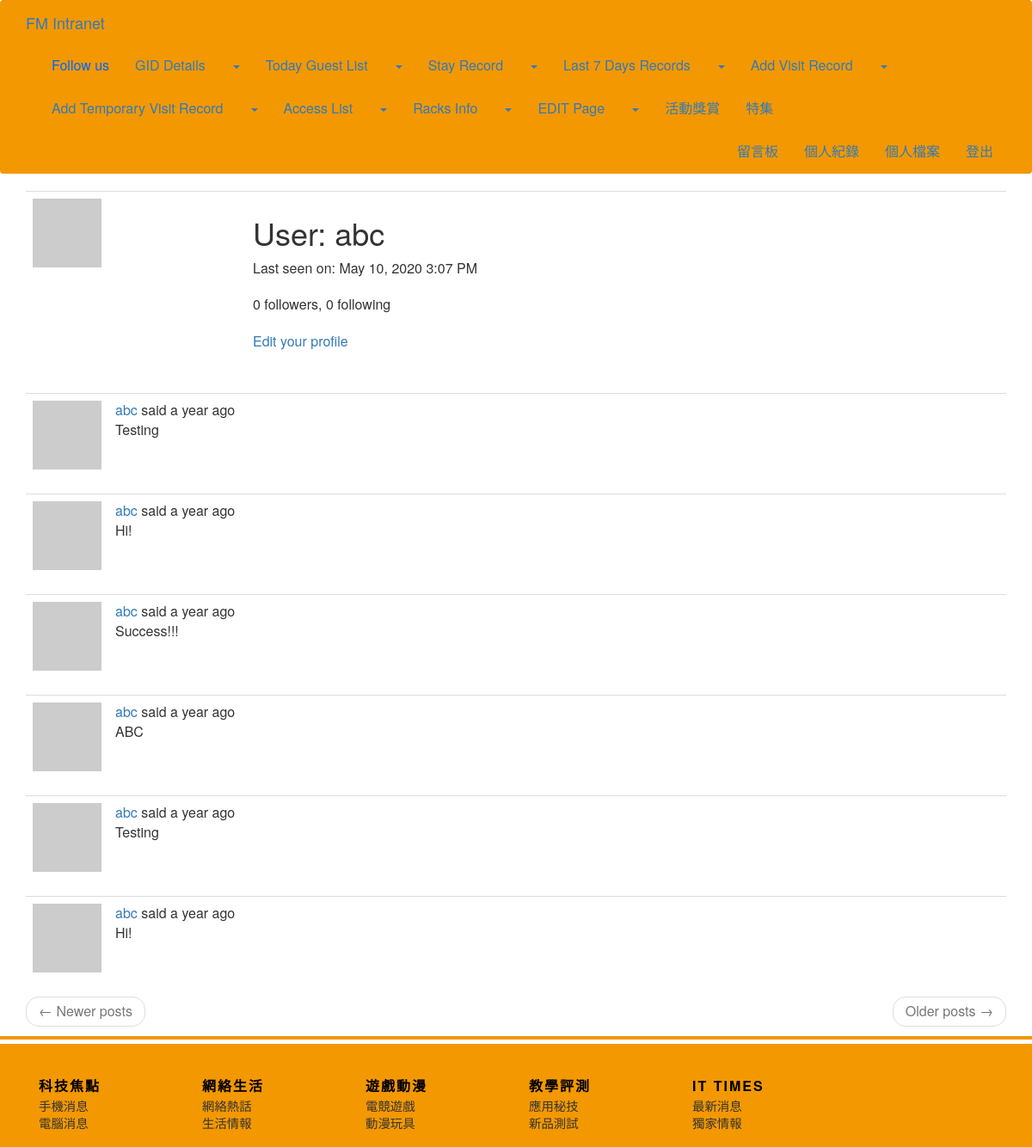
Page /user/abc (signed in) on the earlier database version.
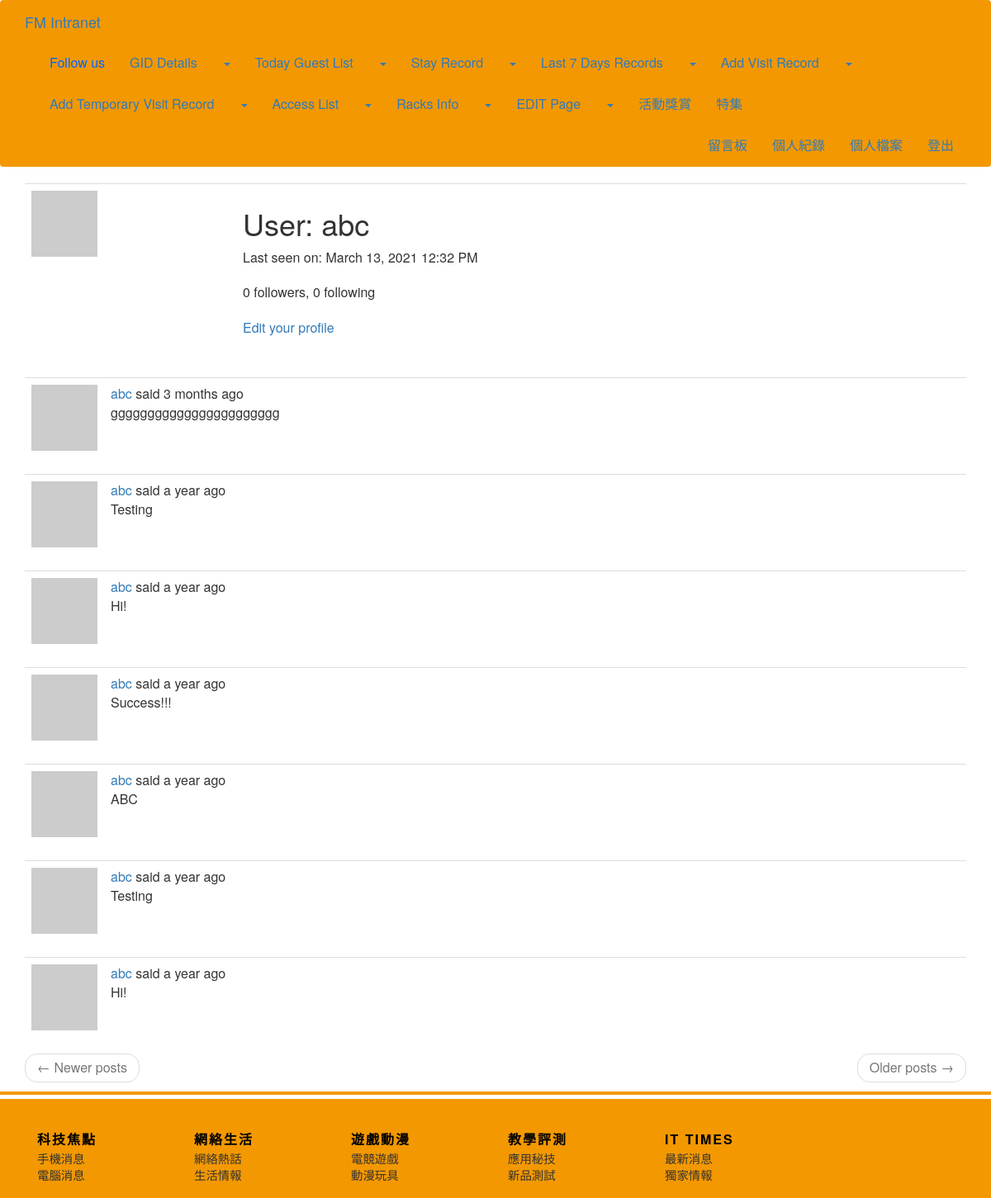
Same page on the later database version.
### app/models.py (models this page shows, shortened)
class User(UserMixin, db.Model):
    id = db.Column(db.Integer, primary_key=True)
    username = db.Column(db.String(64), index=True, unique=True)
    email = db.Column(db.String(120), index=True, unique=True)
    password_hash = db.Column(db.String(128))
    posts = db.relationship('Post', backref='author', lazy='dynamic')
    about_me = db.Column(db.String(140))
    last_seen = db.Column(db.DateTime, default=datetime.utcnow)
    followed = db.relationship(
        'User', secondary=followers,
        primaryjoin=(followers.c.follower_id == id),
        secondaryjoin=(followers.c.followed_id == id),
        backref=db.backref('followers', lazy='dynamic'), lazy='dynamic')
    def avatar(self, size):
        digest = md5(self.email.lower().encode('utf-8')).hexdigest()
        return 'https://www.gravatar.com/avatar/{}?d=identicon&s={}'.format(
            digest, size)

class Post(db.Model):
    id = db.Column(db.Integer, primary_key=True)
    body = db.Column(db.String(140))
    timestamp = db.Column(db.DateTime, index=True, default=datetime.utcnow)
    user_id = db.Column(db.Integer, db.ForeignKey('user.id'))

### app/main/routes.py (the view)
@bp.route('/user/<username>')
@login_required
def user(username):
    user = User.query.filter_by(username=username).first_or_404()
    page = request.args.get('page', 1, type=int)
    posts = user.posts.order_by(Post.timestamp.desc()).paginate(
        page, current_app.config['POSTS_PER_PAGE'], False)
    next_url = url_for('main.user', username=user.username, page=posts.next_num) \
        if posts.has_next else None
    prev_url = url_for('main.user', username=user.username, page=posts.prev_num) \
        if posts.has_prev else None
    return render_template('user.html', user=user, posts=posts.items,
                           next_url=next_url, prev_url=prev_url)

### app/main/routes.py (called while the page is built)
@bp.before_request
def before_request():
    if current_user.is_authenticated:
        current_user.last_seen = datetime.utcnow()
        db.session.commit()
    g.locale = str(get_locale())

### app/models.py (called while the page is built)
@login.user_loader
def load_user(id):
    return User.query.get(int(id))

### app/templates/user.html (shortened to what this page needs)
{% extends "base.html" %}
{% block current_app_content %}
    <table class="table table-hover">
        <tr>
            <td width="256px"><img src="{{ user.avatar(256) }}"></td>
            <td>
                <h1>{{ _('User') }}: {{ user.username }}</h1>
                {% if user.last_seen %}
                    <p>{{ _('Last seen on') }}: {{ moment(user.last_seen).format('LLL') }}</p>
                {% endif %}
                <p>{{ _('%(count)d followers', count=user.followers.count()) }}, {{ _('%(count)d following', count=user.followed.count()) }}</p>
                {% if user == current_user %}
                    <p><a href="{{ url_for('main.edit_profile') }}">{{ _('Edit your profile') }}</a></p>
                {% elif not current_user.is_following(user) %}
                    <p><a href="{{ url_for('main.follow', username=user.username) }}">{{ _('Follow') }}</a></p>
                {% else %}
                    <p><a href="{{ url_for('main.unfollow', username=user.username) }}">{{ _('Unfollow') }}</a></p>
                {% endif %}
            </td>
        </tr>
    </table>
    {% for post in posts %}
        {% include '_post.html' %}
    {% endfor %}
    <nav aria-label="...">
        <ul class="pager">
            <li class="previous{% if not prev_url %} disabled{% endif %}">
                <a href="{{ prev_url or '#' }}">
                    <span aria-hidden="true">&larr;</span> {{ _('Newer posts') }}
                </a>
            </li>
            <li class="next{% if not next_url %} disabled{% endif %}">
                <a href="{{ next_url or '#' }}">
                    {{ _('Older posts') }} <span aria-hidden="true">&rarr;</span>
                </a>
            </li>
        </ul>
    </nav>
{% endblock %}

### app/templates/base.html (shortened to what this page needs)
{% extends 'bootstrap/base.html' %}
{% block styles %}
    {{super()}}
    <link type="text/css" rel="stylesheet" href="{{ url_for('static', filename='navbar.css') }}"/>
    <link type="text/css" rel="stylesheet" href="{{ url_for('static', filename='footer.css') }}"/>
    <link type="text/css" rel="stylesheet" href="{{ url_for('static', filename='ez.css') }}"/>
    <link type="text/css" rel="stylesheet" href="{{ url_for('static', filename='content.css') }}"/>
{% endblock %}
{% block navbar %}
    <nav class="navbar navbar-custom">
        <div class="container">
            <div class="navbar-header">
                <a class="navbar-brand" href="{{ url_for('main.ez') }}">FM Intranet</a>
            </div>
            <div class="collapse navbar-collapse" id="bs-example-navbar-collapse-1">
                <div class="nav navbar-nav">
                    <li><a href="https://www.facebook.com/v2.9/plugins/error/confirm/like?iframe_referer=https%3A%2F%2Fezone.ulifestyle.com.hk%2F&kid_directed_site=false&secure=true&plugin=like&return_params=%7B%22action%22%3A%22like%22%2C%22app_id%22%3A%22134643510061773%22%2C%22channel%22%3A%22https%3A%2F%2Fstaticxx.facebook.com%2Fconnect%2Fxd_arbiter.php%3Fversion%3D46%23cb%3Df2b98361cfebec4%26domain%3Dezone.ulifestyle.com.hk%26origin%3Dhttps%253A%252F%252Fezone.ulifestyle.com.hk%252Ff1c2d4afe2a00b%26relation%3Dparent.parent%22%2C%22container_width%22%3A%220%22%2C%22href%22%3A%22https%3A%2F%2Fwww.facebook.com%2FePlay.ezone%22%2C%22layout%22%3A%22button%22%2C%22locale%22%3A%22en_US%22%2C%22sdk%22%3A%22joey%22%2C%22share%22%3A%22false%22%2C%22show_faces%22%3A%22false%22%2C%22size%22%3A%22small%22%2C%22ret%22%3A%22sentry%22%2C%22act%22%3A%22like%22%7D"
                    target="_blank"><font color="#0066ff">{{ _('Follow us') }}</font></a></li>
                    <li><a class="nav-link" href="{{ url_for('main.topic', st_category='科技焦點', nd_category='None', table='TF') }}">{{ _('GID Details') }}</a></li>
                    <li class="nav-item dropdown">
                        <a class="dropdown-toggle" type="button" data-toggle="dropdown" aria-haspopup="false" aria-expanded="false"><span class="caret"></span></a>
                    </li>
                    <li><a class="nav-link" href="{{ url_for('main.topic', st_category='網絡生活', nd_category='None', table='NET') }}">{{ _('Today Guest List') }}</a></li>
                    <li class="nav-item dropdown">
                        <a class="dropdown-toggle" type="button" data-toggle="dropdown" aria-haspopup="false" aria-expanded="false"><span class="caret"></span></a>
                    </li>
                    <li><a class="nav-link" href="{{ url_for('main.topic', st_category='遊戲動漫', nd_category='None', table='ANI') }}">{{ _('Stay Record') }}</a></li>
                        <li class="nav-item dropdown">
                            <a class="dropdown-toggle" type="button" data-toggle="dropdown" aria-haspopup="false" aria-expanded="false"><span class="caret"></span></a>
                        </li>
                    <li><a class="nav-link" href="{{ url_for('main.topic', st_category='教學評測', nd_category='None', table='EVA') }}">{{ _('Last 7 Days Records') }}</a></li>
                        <li class="nav-item dropdown">
                            <a class="dropdown-toggle" type="button" data-toggle="dropdown" aria-haspopup="false" aria-expanded="false"><span class="caret"></span></a>
                        </li>
                    <li><a class="nav-link" href="{{ url_for('main.topic', st_category='IT Times', nd_category='None', table='ITT') }}">{{ _('Add Visit Record') }}</a></li>
                        <li class="nav-item dropdown">
                            <a class="dropdown-toggle" type="button" data-toggle="dropdown" aria-haspopup="false" aria-expanded="false"><span class="caret"></span></a>
                        </li>
                    <li><a class="nav-link" href="{{ url_for('main.topic', st_category='IT Times', nd_category='None', table='ITT') }}">{{ _('Add Temporary Visit Record') }}</a></li>
                        <li class="nav-item dropdown">
                            <a class="dropdown-toggle" type="button" data-toggle="dropdown" aria-haspopup="false" aria-expanded="false"><span class="caret"></span></a>
                        </li>
                    <li><a class="nav-link" href="{{ url_for('main.topic', st_category='IT Times', nd_category='None', table='ITT') }}">{{ _('Access List') }}</a></li>
                        <li class="nav-item dropdown">
                            <a class="dropdown-toggle" type="button" data-toggle="dropdown" aria-haspopup="false" aria-expanded="false"><span class="caret"></span></a>
                        </li>
                    <li><a class="nav-link" href="{{ url_for('main.topic', st_category='IT Times', nd_category='None', table='ITT') }}">{{ _('Racks Info') }}</a></li>
                        <li class="nav-item dropdown">
                            <a class="dropdown-toggle" type="button" data-toggle="dropdown" aria-haspopup="false" aria-expanded="false"><span class="caret"></span></a>
                        </li>
                    <li><a class="nav-link" href="{{ url_for('main.topic', st_category='IT Times', nd_category='None', table='ITT') }}">{{ _('EDIT Page') }}</a></li>
                        <li class="nav-item dropdown">
                            <a class="dropdown-toggle" type="button" data-toggle="dropdown" aria-haspopup="false" aria-expanded="false"><span class="caret"></span></a>
                        </li>
                    <li><a class="nav-link" href="{{ url_for('main.topic', st_category='活動獎賞', nd_category='None', table='RW') }}">{{ _('活動獎賞') }}</a></li>
                    <li><a class="nav-link" href="{{ url_for('main.topic', st_category='特集', nd_category='None', table='SP') }}">{{ _('特集') }}</a></li>
                </div>
                <ul class="nav navbar-nav navbar-right">
                    {% if current_user.is_anonymous %}
                        <li><a href="{{ url_for('auth.login') }}">{{ _('登入討論區') }}</a></li>
                    {% else %}
                        <li><a href="{{ url_for('main.index') }}">{{ _('留言板') }}</a></li>
                        <li><a href="{{ url_for('main.explore') }}">{{ _('個人紀錄') }}</a></li>
                        <li><a href="{{ url_for('main.user', username=current_user.username) }}">{{ _('個人檔案') }}</a></li>
                        <li><a href="{{ url_for('auth.logout') }}">{{ _('登出') }}</a></li>
                    {% endif %}
                </ul>
            </div>
        </div>
    </nav>
{% endblock %}
{% block content %}
    <div class="container">
        {% block current_app_content %}{% endblock %}
    </div>
    {% block footer %}
        <footer class="footer-custom">
            <div class="container">
                <div class="col-md-2 col-xs-6">
                    <h3>
                        <a href="{{ url_for('main.topic', st_category='科技焦點', nd_category='None', table='TF') }}">{{ _('科技焦點') }}</a>
                    </h3>
                    <ul>
                        <li><a href="{{ url_for('main.topic', st_category='科技焦點', nd_category='手機消息', table='TF') }}">{{ _('手機消息') }}</a></li>
                        <li><a href="{{ url_for('main.topic', st_category='科技焦點', nd_category='電腦消息', table='TF') }}">{{ _('電腦消息') }}</a></li>
                    </ul>
                </div>
                <div class="col-md-2 col-xs-6">
                    <h3>
                        <a href="{{ url_for('main.topic', st_category='網絡生活', nd_category='None', table='NET') }}">{{ _('網絡生活') }}</a>
                    </h3>
                    <ul>
                        <li><a href="{{ url_for('main.topic', st_category='網絡生活', nd_category='網絡熱話', table='NET') }}">{{ _('網絡熱話') }}</a></li>
                        <li><a href="{{ url_for('main.topic', st_category='網絡生活', nd_category='生活情報', table='NET') }}">{{ _('生活情報') }}</a></li>
                    </ul>
                </div>
                <div class="col-md-2 col-xs-6">
                    <h3>
                        <a href="{{ url_for('main.topic', st_category='遊戲動漫', nd_category='None', table='ANI') }}">{{ _('遊戲動漫') }}</a>
                    </h3>
                    <ul>
                        <li><a href="{{ url_for('main.topic', st_category='遊戲動漫', nd_category='電競遊戲', table='ANI') }}">{{ _('電競遊戲') }}</a></li>
                        <li><a href="{{ url_for('main.topic', st_category='遊戲動漫', nd_category='動漫玩具', table='ANI') }}">{{ _('動漫玩具') }}</a></li>
                    </ul>
                </div>
                <div class="col-md-2 col-xs-6">
                    <h3>
                        <a href="{{ url_for('main.topic', st_category='教學評測', nd_category='None', table='EVA') }}">{{ _('教學評測') }}</a>
                    </h3>
                    <ul>
                        <li><a href="{{ url_for('main.topic', st_category='教學評測', nd_category='應用秘技', table='EVA') }}">{{ _('應用秘技') }}</a></li>
                        <li><a href="{{ url_for('main.topic', st_category='教學評測', nd_category='新品測試', table='EVA') }}">{{ _('新品測試') }}</a></li>
                    </ul>
                </div>
                <div class="col-md-2 col-xs-6">
                    <h3>
                        <a href="{{ url_for('main.topic', st_category='IT Times', nd_category='None', table='ITT') }}">{{ _('IT Times') }}</a>
                    </h3>
                    <ul>
                        <li><a href="{{ url_for('main.topic', st_category='IT Times', nd_category='最新消息', table='ITT') }}">{{ _('最新消息') }}</a></li>
                        <li><a href="{{ url_for('main.topic', st_category='IT Times', nd_category='獨家情報', table='ITT') }}">{{ _('獨家情報') }}</a></li>
                    </ul>
                </div>
            </div>
        </footer>
    {% endblock footer %}
{% endblock %}

### app/templates/_post.html (shortened to what this page needs)
<table class="table table-hover">
    <tr>
        <td width="70px">
            <a href="{{ url_for('main.user', username=post.author.username) }}">
                <img src="{{ post.author.avatar(70) }}" />
            </a>
        </td>
        <td>
            {{ _('%(username)s said %(when)s', username=user_link, when=moment(post.timestamp).fromNow()) }}
            <br>
            {{ post.body }}
        </td>
    </tr>
</table>

### app/static/navbar.css (style rules this page uses)
.navbar-custom { background-color: #F39801; }

### app/static/footer.css (style rules this page uses)
.footer-custom::before { display: block; width: 100%; height: 4px; background-color: #F39801; content: ''; position: relative; left: 0; top: -25px }
.footer-custom { padding: 1em 0 0; width: 100%; background: #F39801; color: #333 }
.footer-custom a { color: #000; text-decoration: none }
.footer-custom h3 { text-transform: uppercase; letter-spacing: 2px; font-size: 16px; font-weight: 700; margin-bottom: 3px }
.footer-custom [class*=col] { padding-bottom: 18px }
.footer-custom ul { padding: 0; margin: 0 }
.footer-custom ul li { padding: 0; list-style: none; height: 1.3em }
.footer-custom ul li a { color: #333; text-decoration: none!important; z-index: 1; font-size: .9em }

### app/static/ez.css (style rules this page uses)
.btn, .btn-outline, body { font-size: 16px; }

### app/static/content.css (style rules this page uses)
p { margin-bottom: 20px }

Differences in the rows shown:
changed User "abc": last_seen "May 10, 2020 3:07 PM" → "March 13, 2021 12:32 PM"
added Post: body "ggggggggggggggggggggggg"
